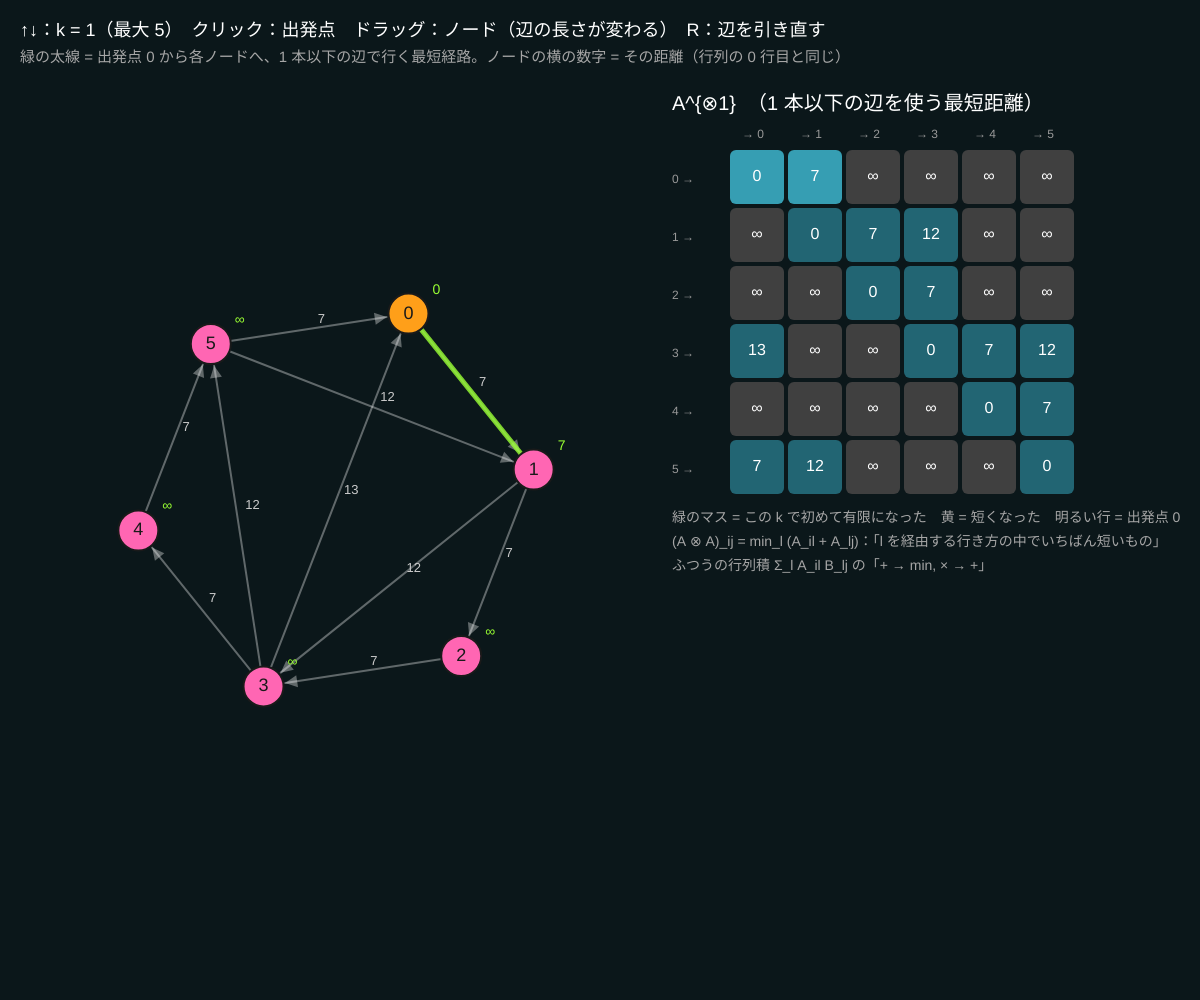
Frame 1 (no input)
Frame 60 (no input): identical to frame 1, image omitted
Frame 120 (the mouse pressed at the canvas centre since frame 60): identical to frame 1, image omitted

The p5.js sketch that drew this single still picture (run headless with seeded random() and noise() and a simulated clock; from frame 60 on, the mouse is pressed at the canvas centre):

// p5.js sketch
// ── sketch.js
// ============================================
// 09 トロピカル行列積 = 最短経路
// 距離行列 A（辺がなければ ∞）のトロピカル積 (A ⊗ B)_ij = min_k (A_ik + B_kj)
//   A^{⊗k} の (i, j) 成分 = 「k 本以下の辺を使う i → j の最短距離」。k を増やすと ∞ が埋まっていく
//   A^{⊗(n−1)} = すべての最短距離（Floyd–Warshall と同じ答え）
// ノードをドラッグ（辺の長さが変わる）/ ↑↓ = k / クリック = 出発点を選ぶ / R = 辺を引き直す
// ============================================

let n = 6;                 // ★ ノード数
let nodes = [], arcs = [];  // arcs = 有向辺 {u, v}
let k = 1;                 // 行列のべき
let src = 0;               // 出発点
let dragging = -1;
let INF = Infinity;

function setup() {
  createCanvas(windowWidth, windowHeight);
  colorMode(HSB, 360, 100, 100, 100);
  textFont('Helvetica');
  for (let i = 0; i < n; i++) nodes.push({ x: width * 0.28 + 200 * Math.cos(TWO_PI * i / n - 1.2), y: height * 0.5 + 200 * Math.sin(TWO_PI * i / n - 1.2) });
  makeArcs();
}
function makeArcs() {
  arcs = [];
  for (let i = 0; i < n; i++) arcs.push({ u: i, v: (i + 1) % n });                  // 一周する輪
  for (let i = 0; i < n; i++) if (random() < 0.5) arcs.push({ u: i, v: (i + 2) % n });  // ★ 近道をいくつか
  arcs.push({ u: 3, v: 0 });
}
function wgt(a) { return Math.round(dist(nodes[a.u].x, nodes[a.u].y, nodes[a.v].x, nodes[a.v].y) / 30); }   // ★ 辺の長さ → 重み

// ★ 距離行列 A とトロピカル積
function matrixA() {
  let A = [];
  for (let i = 0; i < n; i++) { A.push([]); for (let j = 0; j < n; j++) A[i].push(i === j ? 0 : INF); }
  for (let a of arcs) A[a.u][a.v] = Math.min(A[a.u][a.v], wgt(a));
  return A;
}
function tmul(A, B) {
  let C = [];
  for (let i = 0; i < n; i++) { C.push([]); for (let j = 0; j < n; j++) { let m = INF; for (let l = 0; l < n; l++) m = Math.min(m, A[i][l] + B[l][j]); C[i].push(m); } }
  return C;
}
// 出発点 src からの「k 本以下」の最短経路（前の点を覚えておく：ベルマン・フォードの 1 段ずつ）
function pathsFrom(A) {
  let best = [[]];
  for (let v = 0; v < n; v++) best[0].push({ d: v === src ? 0 : INF, prev: -1, L: 0 });
  for (let s = 1; s <= k; s++) {
    best.push([]);
    for (let v = 0; v < n; v++) {
      let cur = best[s - 1][v], cand = { d: cur.d, prev: cur.prev, L: cur.L };
      for (let u = 0; u < n; u++) if (best[s - 1][u].d + A[u][v] < cand.d - 1e-9) cand = { d: best[s - 1][u].d + A[u][v], prev: u, L: s - 1 };
      best[s].push(cand);
    }
  }
  return best;
}

function draw() {
  background(190, 55, 10);
  let A = matrixA(), P = A, Pprev = null;
  for (let s = 2; s <= k; s++) { Pprev = P; P = tmul(P, A); }
  let best = pathsFrom(A);

  // 辺
  for (let a of arcs) {
    let u = nodes[a.u], v = nodes[a.v], ang = atan2(v.y - u.y, v.x - u.x);
    stroke(0, 0, 100, 35); strokeWeight(2);
    line(u.x, u.y, v.x - 22 * cos(ang), v.y - 22 * sin(ang));
    noStroke(); fill(0, 0, 100, 35);
    push(); translate(v.x - 22 * cos(ang), v.y - 22 * sin(ang)); rotate(ang); triangle(0, 0, -12, 6, -12, -6); pop();
    fill(0, 0, 80); textSize(13); text(wgt(a), (u.x + v.x) / 2 + 8, (u.y + v.y) / 2 - 6);
  }
  // 最短経路（k 本以下）を太く
  for (let v = 0; v < n; v++) {
    if (best[k][v].d === INF || v === src) continue;
    let cur = v, lv = k, guard = 0;
    while (cur !== src && guard++ < 50) {
      let e = best[lv][cur]; if (e.prev < 0) break;
      stroke(90, 80, 100, 80); strokeWeight(5);
      line(nodes[e.prev].x, nodes[e.prev].y, nodes[cur].x, nodes[cur].y);
      cur = e.prev; lv = e.L;
    }
  }
  // ノード
  for (let i = 0; i < n; i++) {
    stroke(0, 0, 10); strokeWeight(2); fill(i === src ? 35 : 330, i === src ? 90 : 60, 100);
    circle(nodes[i].x, nodes[i].y, 40);
    noStroke(); fill(0, 0, 10); textSize(18); textAlign(CENTER, CENTER); text(i, nodes[i].x, nodes[i].y); textAlign(LEFT, BASELINE);
    let dd = best[k][i].d;
    fill(90, 80, 100); textSize(14); text(dd === INF ? '∞' : dd, nodes[i].x + 24, nodes[i].y - 20);
  }

  // 行列
  let mx = width * 0.56, my = 150, cw = 58;
  noStroke(); fill(0, 0, 100); textSize(20);
  text('A^{⊗' + k + '}  （' + k + ' 本以下の辺を使う最短距離）', mx, my - 40);
  fill(0, 0, 60); textSize(12);
  for (let j = 0; j < n; j++) text('→ ' + j, mx + j * cw + cw + 12, my - 12);
  for (let i = 0; i < n; i++) {
    fill(0, 0, 60); textSize(12); text(i + ' →', mx, my + i * cw + cw / 2 + 4);
    for (let j = 0; j < n; j++) {
      let v = P[i][j], isNew = Pprev && Pprev[i][j] === INF && v !== INF, improved = Pprev && Pprev[i][j] !== INF && v < Pprev[i][j];
      fill(v === INF ? 0 : (isNew ? 90 : improved ? 55 : 190), v === INF ? 0 : 70, v === INF ? 25 : (i === src ? 70 : 45));
      rect(mx + j * cw + cw, my + i * cw, cw - 4, cw - 4, 6);
      fill(0, 0, 100); textSize(16); textAlign(CENTER, CENTER);
      text(v === INF ? '∞' : v, mx + j * cw + cw + (cw - 4) / 2, my + i * cw + (cw - 4) / 2);
      textAlign(LEFT, BASELINE);
    }
  }
  fill(0, 0, 65); textSize(14);
  text('緑のマス = この k で初めて有限になった　黄 = 短くなった　明るい行 = 出発点 ' + src, mx, my + n * cw + 24);
  text('(A ⊗ A)_ij = min_l (A_il + A_lj)：「l を経由する行き方の中でいちばん短いもの」', mx, my + n * cw + 48);
  text('ふつうの行列積 Σ_l A_il B_lj の「+ → min, × → +」', mx, my + n * cw + 72);

  noStroke(); fill(0, 0, 100); textSize(18);
  text('↑↓：k = ' + k + '（最大 ' + (n - 1) + '）　クリック：出発点　ドラッグ：ノード（辺の長さが変わる）　R：辺を引き直す', 20, 36);
  fill(0, 0, 65); textSize(15);
  text('緑の太線 = 出発点 ' + src + ' から各ノードへ、' + k + ' 本以下の辺で行く最短経路。ノードの横の数字 = その距離（行列の ' + src + ' 行目と同じ）', 20, 62);
}

function mousePressed() {
  dragging = -1;
  for (let i = 0; i < n; i++) if (dist(mouseX, mouseY, nodes[i].x, nodes[i].y) < 22) dragging = i;
  if (dragging >= 0) src = dragging;
}
function mouseDragged() { if (dragging >= 0) { nodes[dragging].x = constrain(mouseX, 30, width * 0.5); nodes[dragging].y = constrain(mouseY, 90, height - 30); } }
function mouseReleased() { dragging = -1; }
function keyPressed() {
  if (key === UP_ARROW) k = Math.min(n - 1, k + 1);
  if (key === DOWN_ARROW) k = Math.max(1, k - 1);
  if (key === 'r' || key === 'R') makeArcs();
}

// ---------- やってみよう ----------
// 1. k = 1, 2, 3 … と上げて、∞ が埋まる順番を見よう。k = n−1 で全部埋まる？（埋まらないノードがあるのはなぜ？）
// 2. A^{⊗k} = A^{⊗(k+1)} になったら、それ以上は変わらない（最短経路は n−1 本以下）。何本で安定する？
// 3. ノードを動かして近道を長くすると、行列のどこが変わる？
// 4. max 流儀（min → max, ∞ → −∞）にすると「最長経路」。閉路があると発散する。確かめよう
